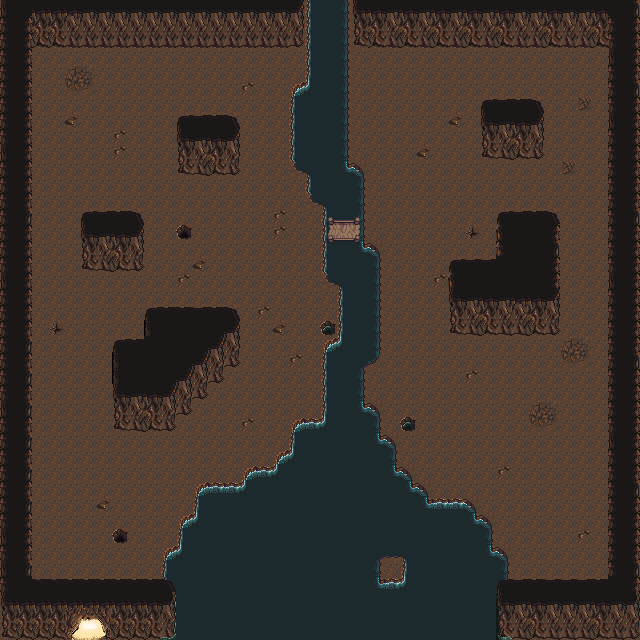

This game map was drawn from its Tiled (.tmx) file and the tilesets committed beside it. A one-line description and the trimmed map source follow:
An orthogonal 40x40 tile map with 16x16 px tiles, 6 tile layers (ground_layer_bottom, wall_layer_bottom, ground_layer_top, bridge_layer, ...), 2 tilesets and 47 objects (39x obstacle, 7x mob, cnct).

<map version="1.2" tiledversion="1.2.0" orientation="orthogonal" renderorder="right-down" width="40" height="40" tilewidth="16" tileheight="16" infinite="0" nextlayerid="11" nextobjectid="53">
 <tileset firstgid="1" source="cave.tsx" />
 <tileset firstgid="337" source="Overworld.tsx" />
 <layer id="3" name="ground_layer_bottom" width="40" height="40">
  <data>[1600 cells, 1600 non-empty, 15 distinct tile ids]</data>
 </layer>
 <objectgroup id="9" name="mobs">
  <object id="44" name="undead" type="mob" x="84" y="476" />
  <object id="46" name="undead" type="mob" x="76" y="176" />
  <object id="47" name="undead" type="mob" x="284" y="288" />
  <object id="48" name="undead" type="mob" x="252" y="216" />
  <object id="49" name="undead" type="mob" x="256" y="88" />
  <object id="50" name="undead" type="mob" x="572" y="80" />
  <object id="51" name="undead" type="mob" x="580" y="420" />
 </objectgroup>
 <layer id="2" name="wall_layer_bottom" width="40" height="40">
  <data>[1600 cells, 192 non-empty, 19 distinct tile ids]</data>
 </layer>
 <layer id="4" name="ground_layer_top" width="40" height="40">
  <data>[1600 cells, 39 non-empty, 10 distinct tile ids]</data>
 </layer>
 <layer id="10" name="bridge_layer" width="40" height="40">
  <data>[1600 cells, 9 non-empty, 9 distinct tile ids]</data>
 </layer>
 <objectgroup id="5" name="obstacles">
  <object id="2" name="wall" type="obstacle" x="0" y="0" width="32" height="640" />
  <object id="3" name="wall" type="obstacle" x="32" y="0" width="276" height="44" />
  <object id="4" name="wall" type="obstacle" x="348" y="0" width="292" height="44" />
  <object id="5" name="wall" type="obstacle" x="348" y="0" width="292" height="44" />
  <object id="6" name="wall" type="obstacle" x="348" y="0" width="292" height="44" />
  <object id="7" name="wall" type="obstacle" x="608" y="44" width="32" height="596" />
  <object id="8" name="wall" type="obstacle" x="496" y="592" width="144" height="48" />
  <object id="9" name="wall" type="obstacle" x="108" y="592" width="68" height="48" />
  <object id="10" name="wall" type="obstacle" x="0" y="592" width="72" height="48" />
  <object id="11" name="wall" type="obstacle" x="116" y="352" width="60" height="76" />
  <object id="12" name="wall" type="obstacle" x="144" y="320" width="64" height="76" />
  <object id="13" name="wall" type="obstacle" x="164" y="376" width="28" height="36" />
  <object id="14" name="wall" type="obstacle" x="196" y="320" width="28" height="60" />
  <object id="15" name="wall" type="obstacle" x="212" y="320" width="28" height="44" />
  <object id="16" name="wall" type="obstacle" x="80" y="224" width="64" height="48" />
  <object id="17" name="wall" type="obstacle" x="176" y="128" width="64" height="48" />
  <object id="18" name="wall" type="obstacle" x="480" y="112" width="64" height="48" />
  <object id="19" name="wall" type="obstacle" x="448" y="272" width="112" height="64" />
  <object id="20" name="wall" type="obstacle" x="496" y="224" width="64" height="88" />
  <object id="21" name="wall" type="obstacle" x="108" y="592" width="68" height="48" />
  <object id="22" name="water" type="obstacle" x="164" y="552" width="344" height="88" />
  <object id="23" name="water" type="obstacle" x="180" y="516" width="312" height="36" />
  <object id="24" name="water" type="obstacle" x="196" y="500" width="280" height="16" />
  <object id="25" name="water" type="obstacle" x="196" y="484" width="232" height="16" />
  <object id="26" name="water" type="obstacle" x="244" y="468" width="168" height="16" />
  <object id="27" name="water" type="obstacle" x="276" y="452" width="120" height="16" />
  <object id="28" name="water" type="obstacle" x="292" y="436" width="104" height="16" />
  <object id="29" name="water" type="obstacle" x="292" y="420" width="88" height="16" />
  <object id="30" name="water" type="obstacle" x="324" y="404" width="56" height="16" />
  <object id="31" name="water" type="obstacle" x="324" y="344" width="40" height="60" />
  <object id="32" name="water" type="obstacle" x="340" y="244" width="40" height="120" />
  <object id="33" name="water" type="obstacle" x="324" y="244" width="40" height="40" />
  <object id="34" name="water" type="obstacle" x="308" y="0" width="40" height="216" />
  <object id="35" name="water" type="obstacle" x="292" y="84" width="16" height="88" />
  <object id="36" name="hole" type="obstacle" x="176" y="224" width="16" height="16" />
  <object id="37" name="hole" type="obstacle" x="320" y="320" width="16" height="16" />
  <object id="38" name="hole" type="obstacle" x="400" y="416" width="16" height="16" />
  <object id="39" name="hole" type="obstacle" x="112" y="528" width="16" height="16" />
  <object id="52" name="water" type="obstacle" x="332" y="176" width="32" height="40" />
 </objectgroup>
 <objectgroup id="7" name="connections">
  <object id="42" name="5-4N1-2" type="cnct" x="72" y="612" width="36" height="28" />
 </objectgroup>
 <layer id="8" name="sprite_layer" width="40" height="40">
  <data>[1600 cells, 0 non-empty, 0 distinct tile ids]</data>
 </layer>
 <layer id="1" name="wall_layer_top" width="40" height="40">
  <data>[1600 cells, 283 non-empty, 40 distinct tile ids]</data>
 </layer>
</map>
